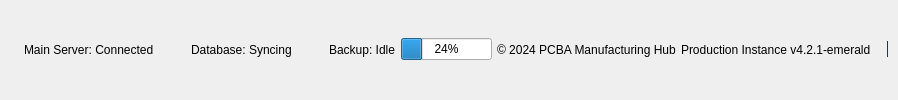
     <widget class="QFrame" name="footer_frame">
      <property name="class" stdset="0">
       <string>footer-frame</string>
      </property>
      <layout class="QHBoxLayout" name="footerLayout">
       <property name="spacing">
        <number>5</number>
       </property>
       <property name="leftMargin">
        <number>10</number>
       </property>
       <property name="topMargin">
        <number>5</number>
       </property>
       <property name="rightMargin">
        <number>10</number>
       </property>
       <property name="bottomMargin">
        <number>6</number>
       </property>
       <item>
        <widget class="QFrame" name="status_indicator_frame">
         <layout class="QHBoxLayout" name="statusIndicatorsLayout">
          <property name="spacing">
           <number>24</number>
          </property>
          <property name="leftMargin">
           <number>1</number>
          </property>
          <property name="topMargin">
           <number>1</number>
          </property>
          <property name="rightMargin">
           <number>1</number>
          </property>
          <property name="bottomMargin">
           <number>1</number>
          </property>
          <item>
           <layout class="QHBoxLayout" name="mainServerLayout">
            <property name="spacing">
             <number>6</number>
            </property>
            <property name="leftMargin">
             <number>0</number>
            </property>
            <property name="topMargin">
             <number>0</number>
            </property>
            <property name="rightMargin">
             <number>0</number>
            </property>
            <property name="bottomMargin">
             <number>0</number>
            </property>
            <item>
             <widget class="QLabel" name="mainServerDot">
              <property name="text">
               <string/>
              </property>
              <property name="class" stdset="0">
               <string>status-dot-active</string>
              </property>
             </widget>
            </item>
            <item>
             <widget class="QLabel" name="mainServerLabel">
              <property name="text">
               <string>Main Server: Connected</string>
              </property>
              <property name="class" stdset="0">
               <string>text-small</string>
              </property>
             </widget>
            </item>
           </layout>
          </item>
          <item>
           <layout class="QHBoxLayout" name="databaseStatusLayout">
            <property name="spacing">
             <number>6</number>
            </property>
            <property name="leftMargin">
             <number>0</number>
            </property>
            <property name="topMargin">
             <number>0</number>
            </property>
            <property name="rightMargin">
             <number>0</number>
            </property>
            <property name="bottomMargin">
             <number>0</number>
            </property>
            <item>
             <widget class="QLabel" name="databaseDot">
              <property name="text">
               <string/>
              </property>
              <property name="class" stdset="0">
               <string>status-dot-active</string>
              </property>
             </widget>
            </item>
            <item>
             <widget class="QLabel" name="databaseLabel">
              <property name="text">
               <string>Database: Syncing</string>
              </property>
              <property name="class" stdset="0">
               <string>text-small</string>
              </property>
             </widget>
            </item>
           </layout>
          </item>
          <item>
           <layout class="QHBoxLayout" name="backupStatusLayout">
            <property name="spacing">
             <number>6</number>
            </property>
            <property name="leftMargin">
             <number>0</number>
            </property>
            <property name="topMargin">
             <number>0</number>
            </property>
            <property name="rightMargin">
             <number>0</number>
            </property>
            <property name="bottomMargin">
             <number>0</number>
            </property>
            <item>
             <widget class="QLabel" name="backupDot">
              <property name="text">
               <string/>
              </property>
              <property name="class" stdset="0">
               <string>status-dot-inactive</string>
              </property>
             </widget>
            </item>
            <item>
             <widget class="QLabel" name="backupLabel">
              <property name="text">
               <string>Backup: Idle</string>
              </property>
              <property name="class" stdset="0">
               <string>text-small</string>
              </property>
             </widget>
            </item>
           </layout>
          </item>
         </layout>
        </widget>
       </item>
       <item>
        <widget class="QProgressBar" name="progressBar">
         <property name="value">
          <number>24</number>
         </property>
        </widget>
       </item>
       <item>
        <widget class="QLabel" name="progressBar_Label">
         <property name="text">
          <string>© 2024 PCBA Manufacturing Hub</string>
         </property>
        </widget>
       </item>
       <item>
        <layout class="QHBoxLayout" name="footerRightLayout">
         <property name="spacing">
          <number>16</number>
         </property>
         <property name="leftMargin">
          <number>0</number>
         </property>
         <property name="topMargin">
          <number>0</number>
         </property>
         <property name="rightMargin">
          <number>0</number>
         </property>
         <property name="bottomMargin">
          <number>0</number>
         </property>
         <item>
          <widget class="QLabel" name="versionLabel">
           <property name="text">
            <string>Production Instance v4.2.1-emerald</string>
           </property>
           <property name="class" stdset="0">
            <string>text-success</string>
           </property>
          </widget>
         </item>
         <item>
          <widget class="QFrame" name="footerSeparator">
           <property name="minimumSize">
            <size>
             <width>1</width>
             <height>16</height>
            </size>
           </property>
           <property name="maximumSize">
            <size>
             <width>1</width>
             <height>16</height>
            </size>
           </property>
           <property name="styleSheet">
            <string notr="true">background-color: #233648;</string>
           </property>
          </widget>
         </item>
        </layout>
       </item>
      </layout>
     </widget>
